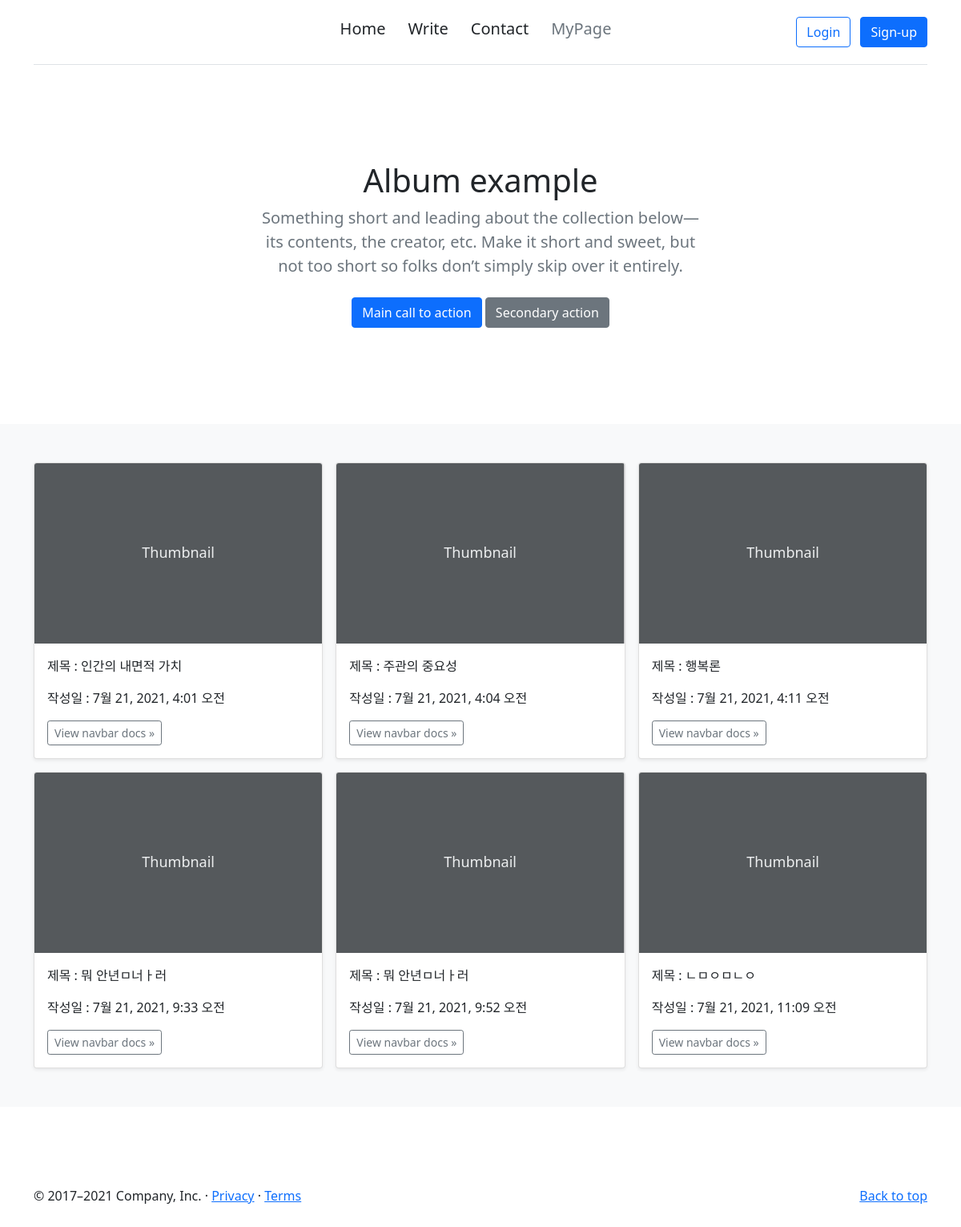
Before: /mypage/ with the older database file.
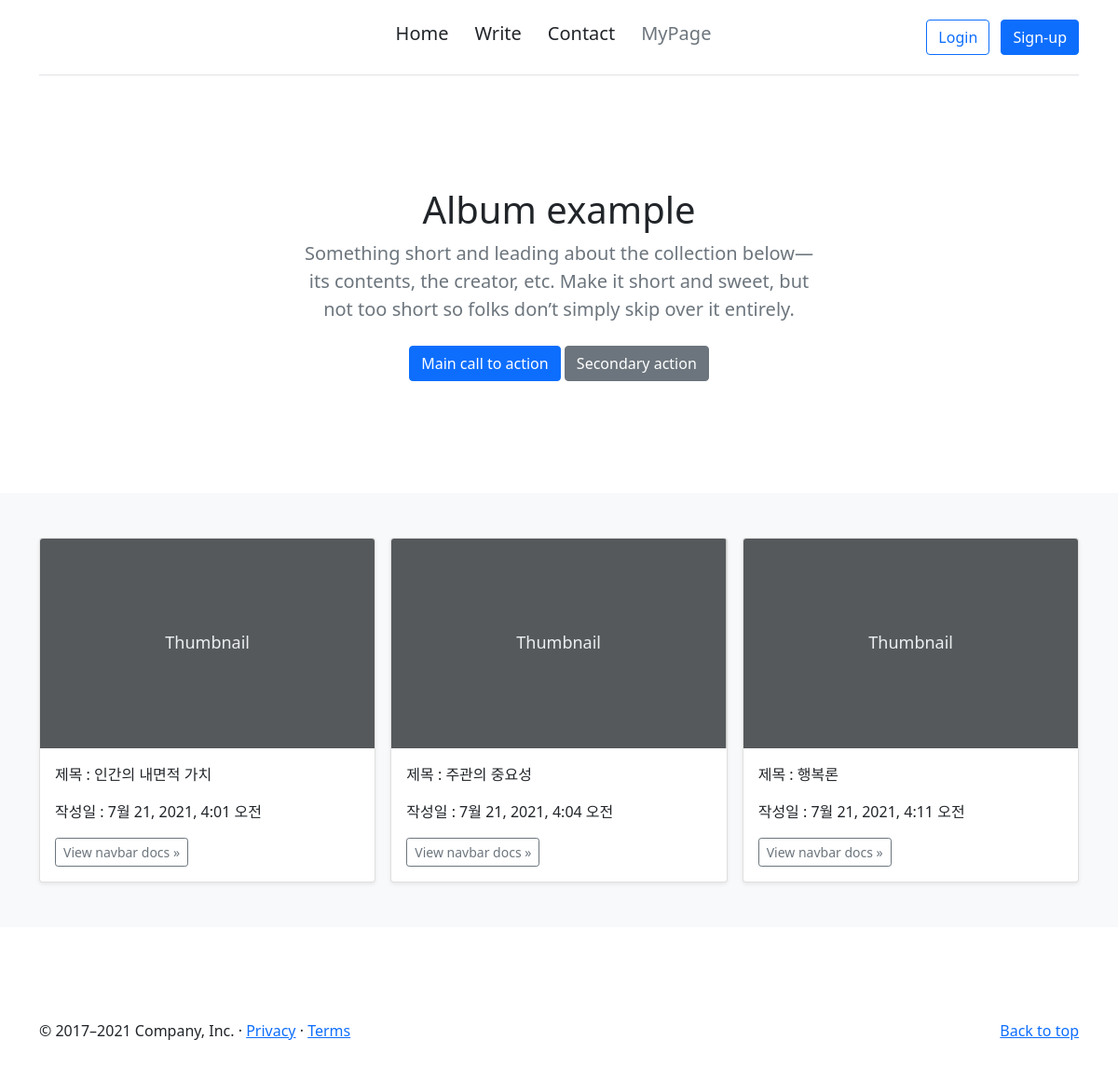
After: the same page with the newer database file.
### blogapp/models.py (models this page shows)
class Blog(models.Model):
    title = models.CharField(max_length=100)
    pub_date = models.DateTimeField(auto_now_add=True)
    author = models.ForeignKey(User, on_delete=models.SET_NULL, null=True, default=1)
    body = RichTextUploadingField()

### blogapp/views.py (the view)
# urls.py: path('mypage/', blogapp.views.mypage, name='mypage'),
def mypage(request):
    blogs = Blog.objects.all()
    return render(request, 'mypage.html', {'blogs': blogs})

### blogapp/templates/mypage.html (shortened to what this page needs)
<!doctype html>
{% load static %}
<html lang="en">
  <head>
<link href="https://cdn.jsdelivr.net/npm/bootstrap@5.0.2/dist/css/bootstrap.min.css" rel="stylesheet">
  </head>
  <body>
    <nav class="navbar-expand-md ">
      <div class="container">
        <header class="d-flex flex-wrap align-items-center justify-content-center justify-content-md-between py-3 mb-4 border-bottom" >
          <a href="/" class="d-flex align-items-center col-md-3 mb-2 mb-md-0 text-dark text-decoration-none">
            <svg class="bi me-2" width="40" height="32" role="img" aria-label="Bootstrap"><use xlink:href="#bootstrap"/></svg>
          </a>
          <ul class="nav col-12 col-md-auto mb-2 justify-content-center mb-md-0">
            <h5><li style="padding-right: 12px;"><a href="/" class="nav-link px-2 link-dark">Home</a></li></h5>
            <h5><li style="padding-right: 12px;"><a href="/write" class="nav-link px-2 link-dark">Write</a></li></h5>
            <h5><li style="padding-right: 12px;"><a href="#" class="nav-link px-2 link-dark">Contact</a></li></h5>
            <h5><li style="padding-right: 12px;"><a href="/mypage" class="nav-link px-2 link-secondary">MyPage</a></li></h5>
          </ul>
          <div class="col-md-3 text-end">
            <button type="button" class="btn btn-outline-primary me-2">Login</button>
            <button type="button" class="btn btn-primary">Sign-up</button>
          </div>
        </header>
      </div>
    </nav>
<main>
  <section class="py-5 text-center container">
    <div class="row py-lg-5">
      <div class="col-lg-6 col-md-8 mx-auto">
        <h1 class="fw-light">Album example</h1>
        <p class="lead text-muted">Something short and leading about the collection below—its contents, the creator, etc. Make it short and sweet, but not too short so folks don’t simply skip over it entirely.</p>
        <p>
          <a href="#" class="btn btn-primary my-2">Main call to action</a>
          <a href="#" class="btn btn-secondary my-2">Secondary action</a>
        </p>
      </div>
    </div>
  </section>
  <div class="album py-5 bg-light">
    <div class="container">
      <div class="row row-cols-1 row-cols-sm-2 row-cols-md-3 g-3">
        {% for blog in blogs %}
        <div class="col">
          <div class="card shadow-sm">
            <svg class="bd-placeholder-img card-img-top" width="100%" height="225" xmlns="http://www.w3.org/2000/svg" role="img" aria-label="Placeholder: Thumbnail" preserveAspectRatio="xMidYMid slice" focusable="false">
              <text x="50%" y="50%" fill="#eceeef" dy=".3em">Thumbnail</text>
            </svg>
            <div class="card-body">
              <p class="card-text"> 제목 : {{ blog.title }}</p>
              <p class="card-text"> 작성일 : {{ blog.pub_date }}</p>
              <div class="d-flex justify-content-between align-items-center">
                <div class="btn-group">
                  <a class="btn btn-sm btn-outline-secondary"
                  href="{% url 'detail' blog.id %}" role="button">View navbar docs &raquo;</a>
                </div>
              </div>
            </div>
          </div>
        </div>
        {% endfor %}
      </div>
    </div>
  </div>
  <br>
</main>
  <footer class="container" style="padding-top: 75px;padding-bottom: 45px;">
    <p class="float-end"><a href="#">Back to top</a></p>
    <p>&copy; 2017–2021 Company, Inc. &middot; <a href="#">Privacy</a> &middot; <a href="#">Terms</a></p>
  </footer>
  </body>
</html>

### blogapp/templates/mypage.html (style rules this page uses)
.bd-placeholder-img { font-size: 1.125rem; text-anchor: middle; -webkit-user-select: none; -moz-user-select: none; user-select: none; }

Changed rows visible on the page:
removed Blog: title "뭐 안년ㅁ너ㅏ러", pub_date "7월 21, 2021, 9:33 오전"
removed Blog: title "뭐 안년ㅁ너ㅏ러", pub_date "7월 21, 2021, 9:52 오전"
removed Blog: title "ㄴㅁㅇㅁㄴㅇ", pub_date "7월 21, 2021, 11:09 오전"
